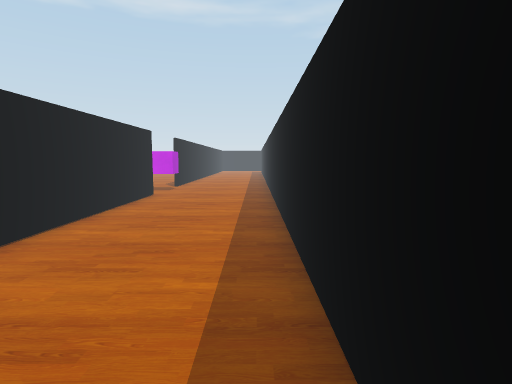
[1] (above)

21 first-person views from a walk through a 3-D level made in the Unity game engine. The camera is 1.4 m above the floor, tilts 6° down and sees 80° across. The floor is counted in squares, 1 m on a side. Each view is taken from the middle of a square. On the plan, view 1 faces up. The plan holds only what a view shows up to about 14 squares ahead; the rest is blank. The place goes on beyond the plan. The player character is not drawn.

[2]
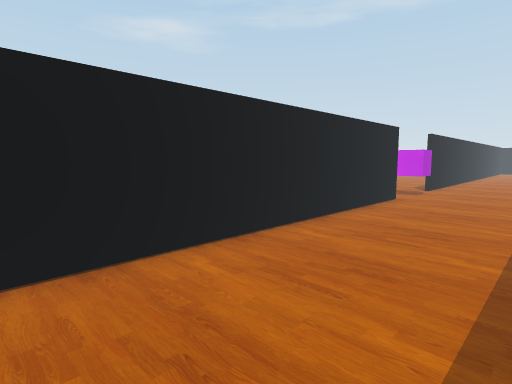

[3]
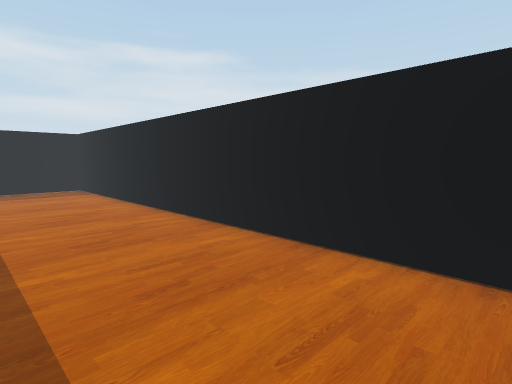

[4]
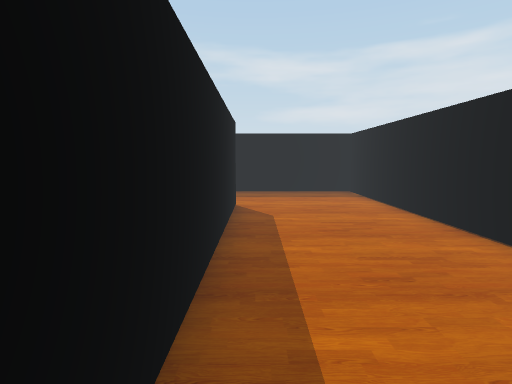

[5]
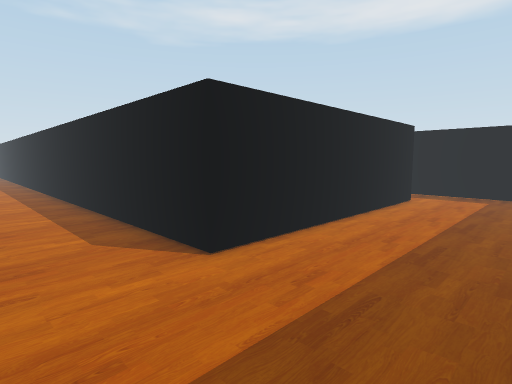

[6]
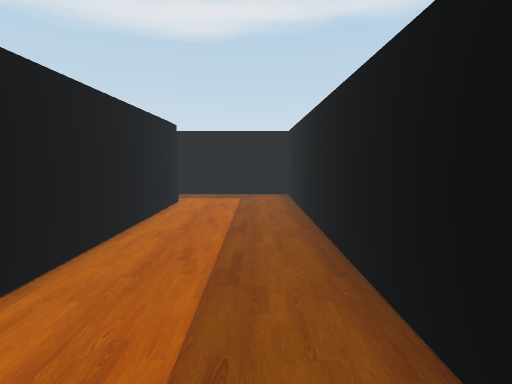

[7]
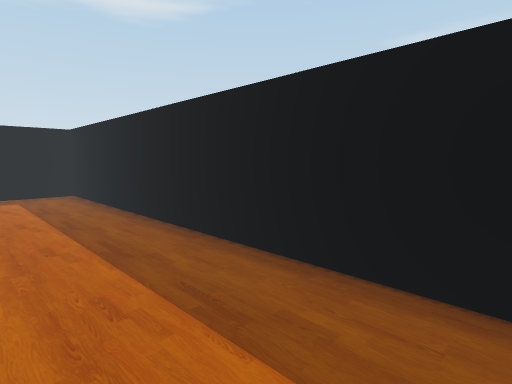

[8]
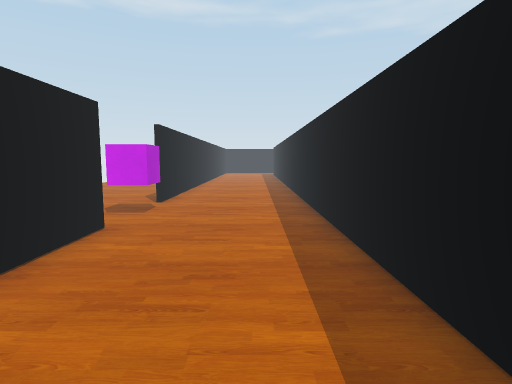

[9]
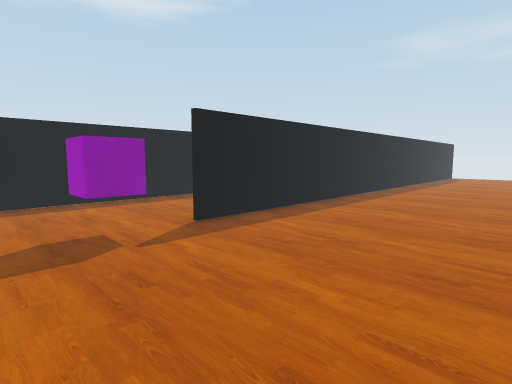

[10]
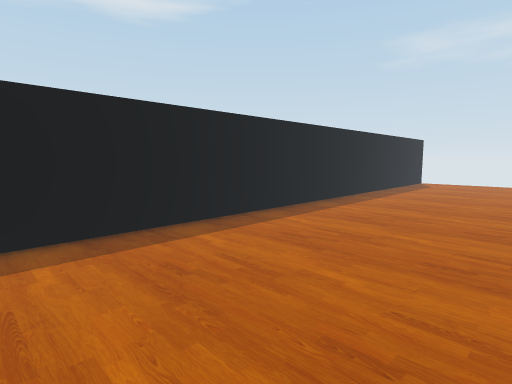

[11]
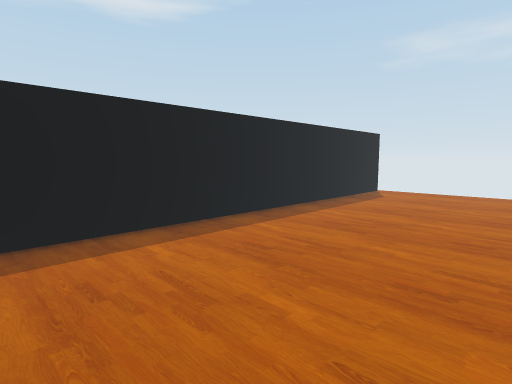

[12]
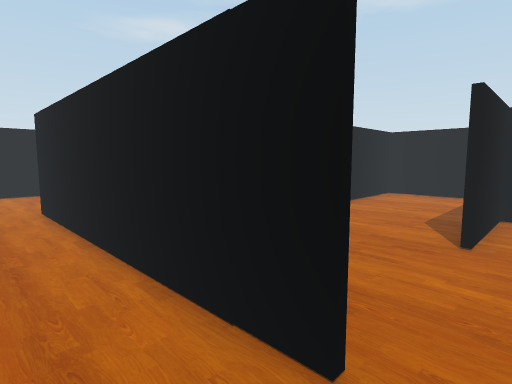

[13]
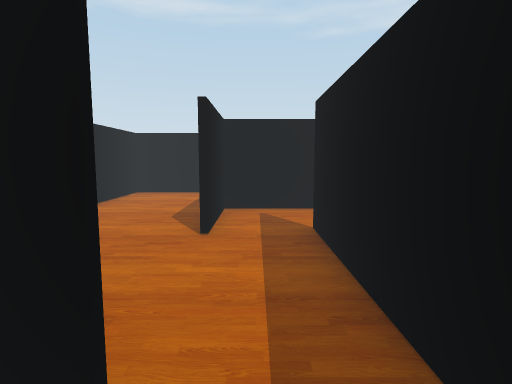

[14]
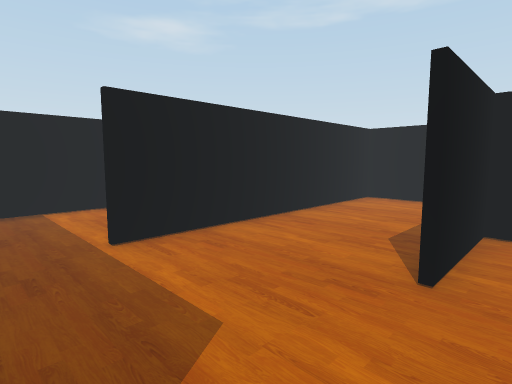

[15]
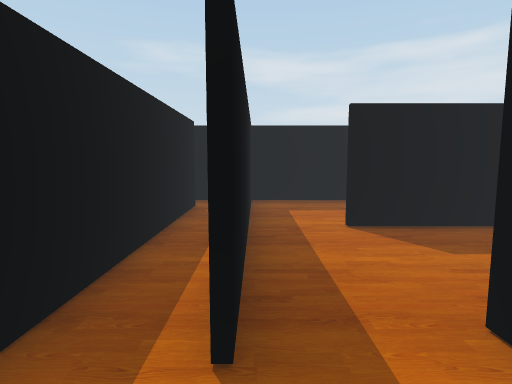

[16]
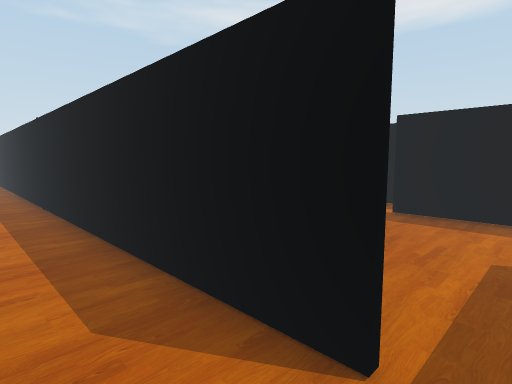

[17]
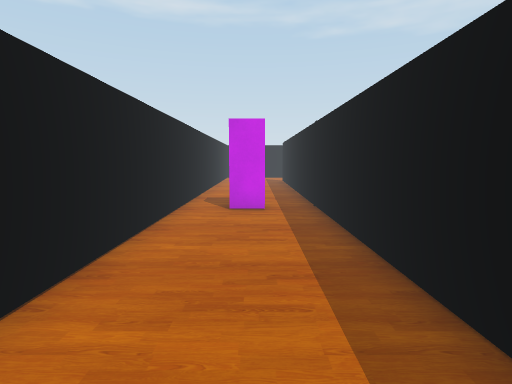

[18]
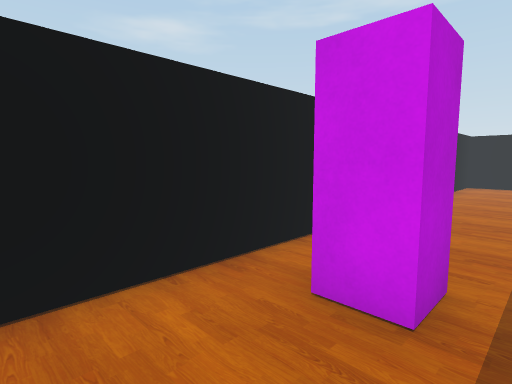

[19]
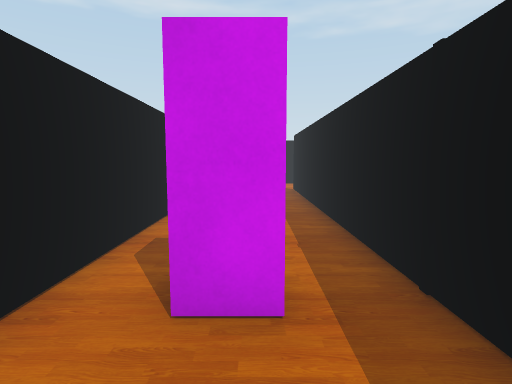

[20]
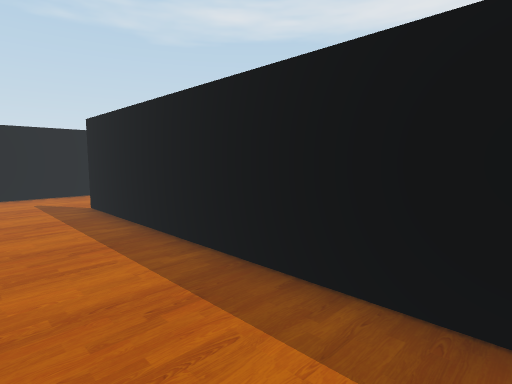

[21]
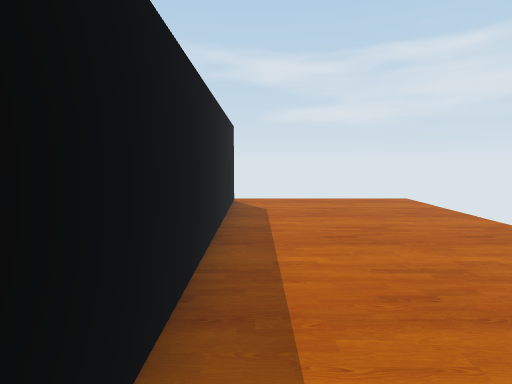

### Floor plan
Ten units are one square. View 1 is at (0, 0); x grows to the right and y downward. Boxes are objects, and circles mark ways between rooms. Rooms are numbered by the first view taken in them; rooms with no view inside come last. Other rooms are left out.
<svg viewBox="-50 -170 185 280">
<path fill="none" stroke="#000" d="M-41 -122 -41 103 112 103 112 56M-42 105 -42 -121M-41 -165 -41 -159M91 64 6 64 6 -165M118 -7 91 -7 91 25M8 -101 8 52M48 42 48 -165M60 63 91 63M76 -50 46 -50M112 56 112 19M49 -50 49 42M128 92 128 10"/>
<rect x="-45" y="-145" width="10" height="10" fill="#bbb"><title>purple cube</title></rect>
<rect x="15" y="-55" width="20" height="10" fill="#bbb"><title>purple block</title></rect>
<circle cx="100" cy="60" r="3" fill="#2a7"/>
<circle cx="100" cy="20" r="3" fill="#2a7"/>
<circle cx="110" cy="5" r="3" fill="#2a7"/>
<circle cx="50" cy="50" r="3" fill="#2a7"/>
<text x="-30" y="-20">1</text>
<text x="100" y="10">2</text>
<text x="30" y="-50">3</text>
<text x="70" y="10">4</text>
<text x="120" y="50">5</text>
</svg>
Room 1 opens to room 4. Room 2 opens to room 4. Room 2 opens to room 5. Room 3 opens to room 4.

Where each view was taken, in squares from view 1:
view 1: 0 up, 0 right, facing up
view 2: 1 up, 0 right, facing up-left
view 3: 5 up, 0 right, facing down-left
view 4: 3 up, 0 right, facing down
view 5: 10 down, 2 left, facing up-right
view 6: 9 down, 1 left, facing right
view 7: 7 down, 2 left, facing down-right
view 8: 6 up, 1 left, facing up
view 9: 16 up, 10 left, facing down-right
view 10: 9 up, 10 left, facing down-right
view 11: 3 up, 10 left, facing down-right
view 12: 8 down, 10 right, facing up-left
view 13: 8 down, 10 right, facing up
view 14: 6 down, 10 right, facing up-left
view 15: 0 up, 11 right, facing down
view 16: 5 down, 3 right, facing up-right
view 17: 4 down, 3 right, facing up
view 18: 2 up, 4 right, facing up-left
view 19: 2 up, 3 right, facing up
view 20: 7 up, 2 right, facing up-right
view 21: 0 up, 5 left, facing down
